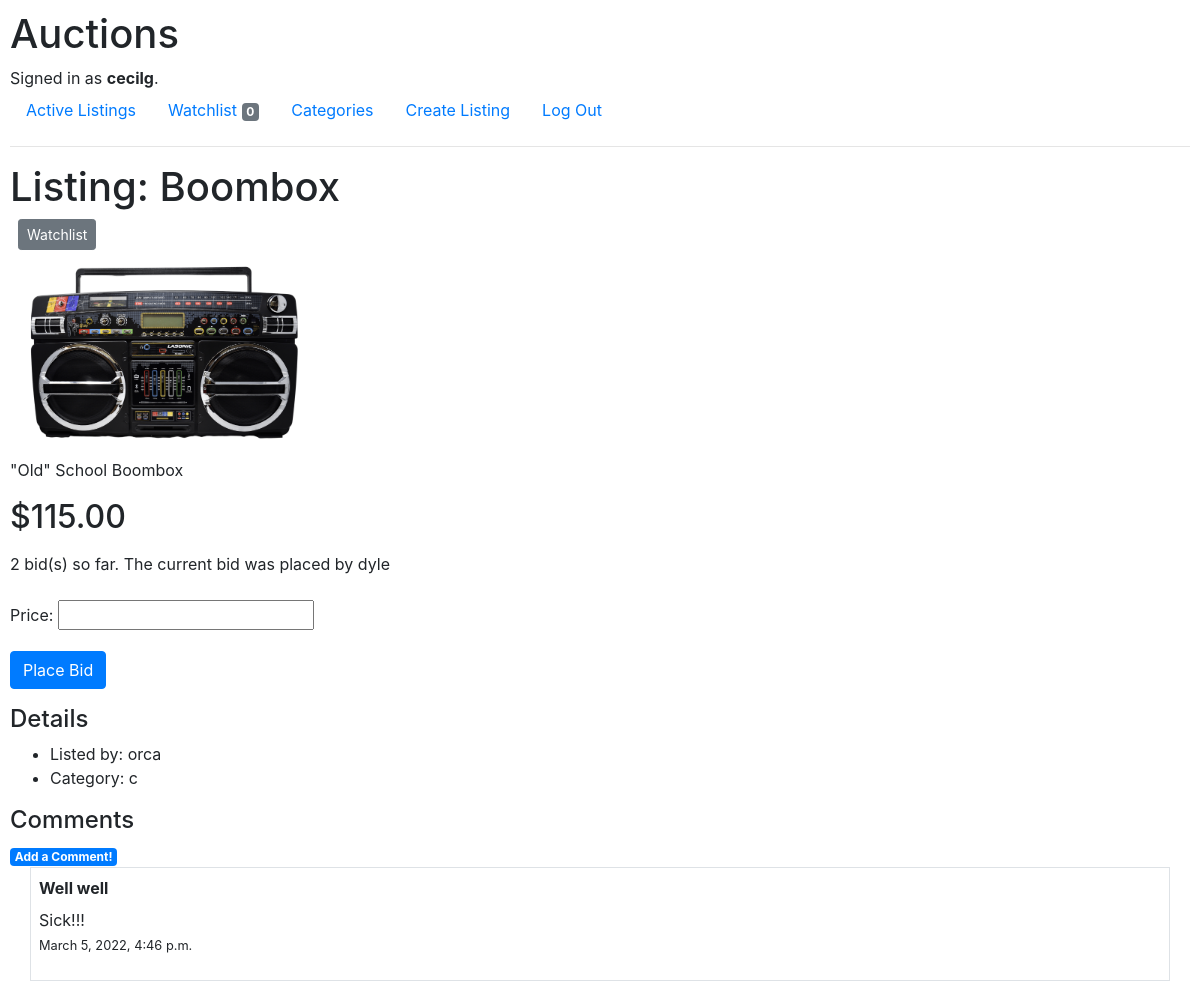
Screenshot of /listing/2 (signed in) with the database file from the repository.
### auctions/models.py (models this page shows, shortened)
class User(AbstractUser):
    pass

class Listing(models.Model):
    item = models.CharField(max_length=64)
    description = models.CharField(max_length=255, blank=True)
    price = models.DecimalField(max_digits=10, decimal_places=2)
    category = models.CharField(max_length=1, choices=CATEGORIES, default=CATEGORIES[4][1])
    time = models.DateTimeField(auto_now_add=True, blank=True)
    closed = models.BooleanField(default=False)
    owner = models.ForeignKey(User, on_delete=models.CASCADE, related_name="owners")
    bids = models.ManyToManyField(Bid, blank=True, related_name="bids")
    comments = models.ManyToManyField(Comment, blank=True, related_name="comments")
    image = models.ImageField(null=True, blank=True)

class Bid(models.Model):
    time = models.DateTimeField(auto_now_add=True, blank=True)
    user = models.ForeignKey(User, on_delete=models.CASCADE, related_name="user_bids")
    price = models.DecimalField(max_digits=10, decimal_places=2)

class Comment(models.Model):
    user = models.ForeignKey(User, on_delete=models.CASCADE, related_name="user_coms")
    title = models.CharField(max_length=25, default="")
    comment = models.CharField(max_length=255)
    time = models.DateTimeField(auto_now_add=True, blank=True)

### auctions/views.py (the view)
# urls.py: path("listing/<int:listing_id>", views.show_listing, name="listing")
@login_required
def show_listing(request, listing_id):
    listing = Listing.objects.get(pk=listing_id)
    if request.method == "POST":
        user = User.objects.get(username=request.user)
        if request.POST.get("button") == "Watchlist":
            if not user.watchlist.filter(listing= listing):
                watchlist = Watchlist()
                watchlist.user = user
                watchlist.listing = listing
                watchlist.save()
            else:
                user.watchlist.filter(listing=listing).delete()
            return HttpResponseRedirect(reverse('listing', args=(listing.id,)))
        if not listing.closed:
            if request.POST.get("button") == "Close":
                listing.closed = True
                listing.save()
            else:
                price = float(request.POST["price"])
                bids = listing.bids.all()
                if user.username != listing.owner.username:
                    if price <= listing.price:
                        return render(request, "auctions/listing.html", {
                            "listing": listing,
                            "form": BidForm(),
                            "message": "Error! Invalid bid amount! Bid made is equal or less than the actual price. Please Try again."
                        })
                    form = BidForm(request.POST)
                    if form.is_valid():
                        bid = form.save(commit=False)
                        bid.user = user
                        bid.save()
                        listing.bids.add(bid)
                        listing.price = price
                        listing.save()
                    else:
                        return render(request, 'auctions/listing.html', {
                            "form": form
                        })
        return HttpResponseRedirect(reverse('listing', args=(listing.id,)))
    else:
        return render(request, "auctions/listing.html", {
            "listing": listing,
            "form": BidForm(),
            "message": ""
        })

### auctions/forms.py
class BidForm(ModelForm):
  class Meta:
    model = Bid
    fields = ["price"]

### auctions/templates/auctions/listing.html (shortened to what this page needs)
{% extends 'auctions/layout.html' %}
{% block body %}
  <h1>Listing: {{ listing.item }}</h1>
  <div class="m-2">
    <form action="{% url 'listing' listing.id %}" method="POST">
      <button type="submit" name="button" value="Watchlist" class="btn btn-secondary btn-sm">Watchlist</button>
    </form>
  </div>
  <div>
    <img src="{{ listing.image.url }}" alt="image" style="width: 300px; height: auto">
  </div>
  <div>
    <p>{{ listing.description }}</p>
    <h2>${{ listing.price }}</h2>
    <form action="{% url 'listing' listing.id %}" method="POST">
      <div class="form-group">
        <label for="bid">{{ listing.bids.count }} bid(s) so far. The current bid was placed by {{ listing.bids.last.user.username }}</label>
      </div>
      <div class="form-group">
        {{ form }}
      </div>
      <div class="form-group">
        <input type="submit" name="button" class="btn btn-primary" value="Place Bid">
      </div>
    </form>
  </div>
  <div>
    <h4>Details</h4>
    <ul>
      <li>Listed by: {{ listing.owner }}</li>
      <li>Category: {{ listing.category }}</li>
    </ul>
  </div>
  <div>
    <h4>Comments</h4>
    <a href="{% url 'comment' listing.id %}"><span class="badge badge-primary">Add a Comment!</span></a>
    {% for comment in listing.comments.all %}
      <div class="container m3-5 p-2 border">
        <p><strong>{{ comment.title }}</strong></p>
        <p class="mt-n2">{{ comment.comment }}</p>
        <p class="mt-n3"><small>{{ comment.time }}</small></p>
      </div>
    {% endfor %}
  </div>
{% endblock %}

### auctions/templates/auctions/layout.html (shortened to what this page needs)
{% load static %}
<!DOCTYPE html>
<html lang="en">
    <head>
        <link rel="stylesheet" href="https://stackpath.bootstrapcdn.com/bootstrap/4.4.1/css/bootstrap.min.css">
        <link href="{% static 'auctions/styles.css' %}" rel="stylesheet">
    </head>
    <body>
        <h1>Auctions</h1>
        <div>
            {% if user.is_authenticated %}
                Signed in as <strong>{{ user.username }}</strong>.
            {% else %}
                Not signed in.
            {% endif %}
        </div>
        <ul class="nav">
            <li class="nav-item">
                <a class="nav-link" href="{% url 'index' %}">Active Listings</a>
            </li>
            {% if user.is_authenticated %}
                <li class="nav-item">
                    <a class="nav-link" href="{% url 'watchlist' %}">Watchlist <span class="badge badge-secondary">{{ user.watchlist.count }}</span></a>
                </li>
                <li class="nav-item">
                    <a class="nav-link" href="{% url 'categories' %}">Categories</a>
                </li>
                <li class="nav-item">
                    <a class="nav-link" href="{% url 'create' %}">Create Listing</a>
                </li>
                <li class="nav-item">
                    <a class="nav-link" href="{% url 'logout' %}">Log Out</a>
                </li>
            {% endif %}
        </ul>
        <hr>
        {% block body %}
        {% endblock %}
    </body>
</html>

### auctions/static/auctions/styles.css (style rules this page uses)
body { padding: 10px; }

### rows the page displays
User: username "cecilg", watchlist.count "0"
Listing: item "Boombox", image (picture), description "\"Old\" School Boombox", price "115.00", bids.count "2", bids.last.user.username "dyle", owner "orca", category "c"
Comment: title "Well well", comment "Sick!!!", time "March 5, 2022, 4:46 p.m."
